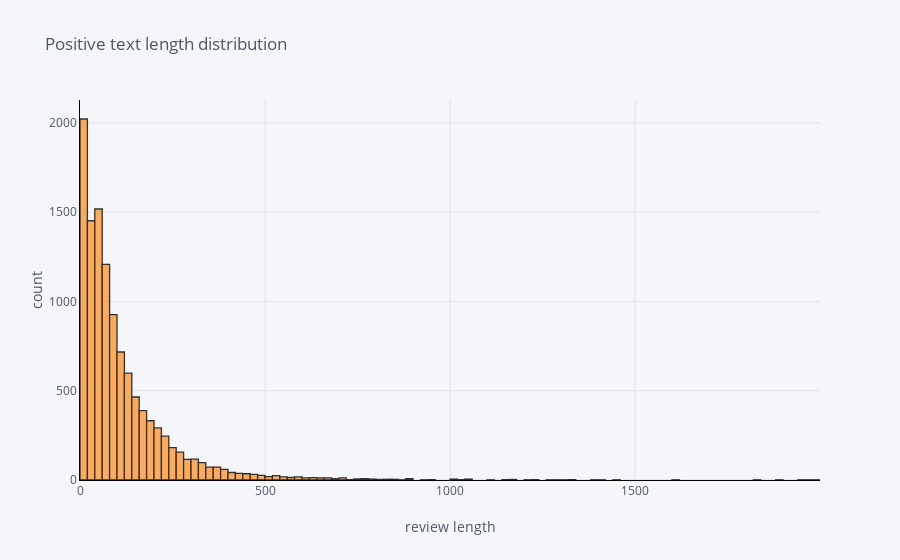

The notebook cell this image was saved under:
### Code cell
df['pos_len'].iplot(
    kind='hist',
    bins=100,
    xTitle='review length',
    linecolor='black',
    yTitle='count',
    title='Positive text length distribution')

### Figure 1 — Plotly figure (JSON) as saved in the notebook; plotly's stock layout.template omitted (floating-point values rounded to 4 significant figures; data arrays with more than 128 entries replaced by an {"elided": "..."} marker saying what was removed)
{"data": [{"histfunc": "count", "histnorm": "", "marker": {"color": "rgba(255, 153, 51, 1.0)", "line": {"color": "#000000", "width": 1.3}}, "name": "pos_len", "nbinsx": 100, "opacity": 0.8, "orientation": "v", "type": "histogram", "x": {"elided": "11448 int values"}}], "layout": {"barmode": "overlay", "legend": {"bgcolor": "#F5F6F9", "font": {"color": "#4D5663"}}, "paper_bgcolor": "#F5F6F9", "plot_bgcolor": "#F5F6F9", "title": {"font": {"color": "#4D5663"}, "text": "Positive text length distribution"}, "xaxis": {"gridcolor": "#E1E5ED", "linecolor": "black", "showgrid": true, "tickfont": {"color": "#4D5663"}, "title": {"font": {"color": "#4D5663"}, "text": "review length"}, "zerolinecolor": "#E1E5ED"}, "yaxis": {"gridcolor": "#E1E5ED", "linecolor": "black", "showgrid": true, "tickfont": {"color": "#4D5663"}, "title": {"font": {"color": "#4D5663"}, "text": "count"}, "zerolinecolor": "#E1E5ED"}}}
